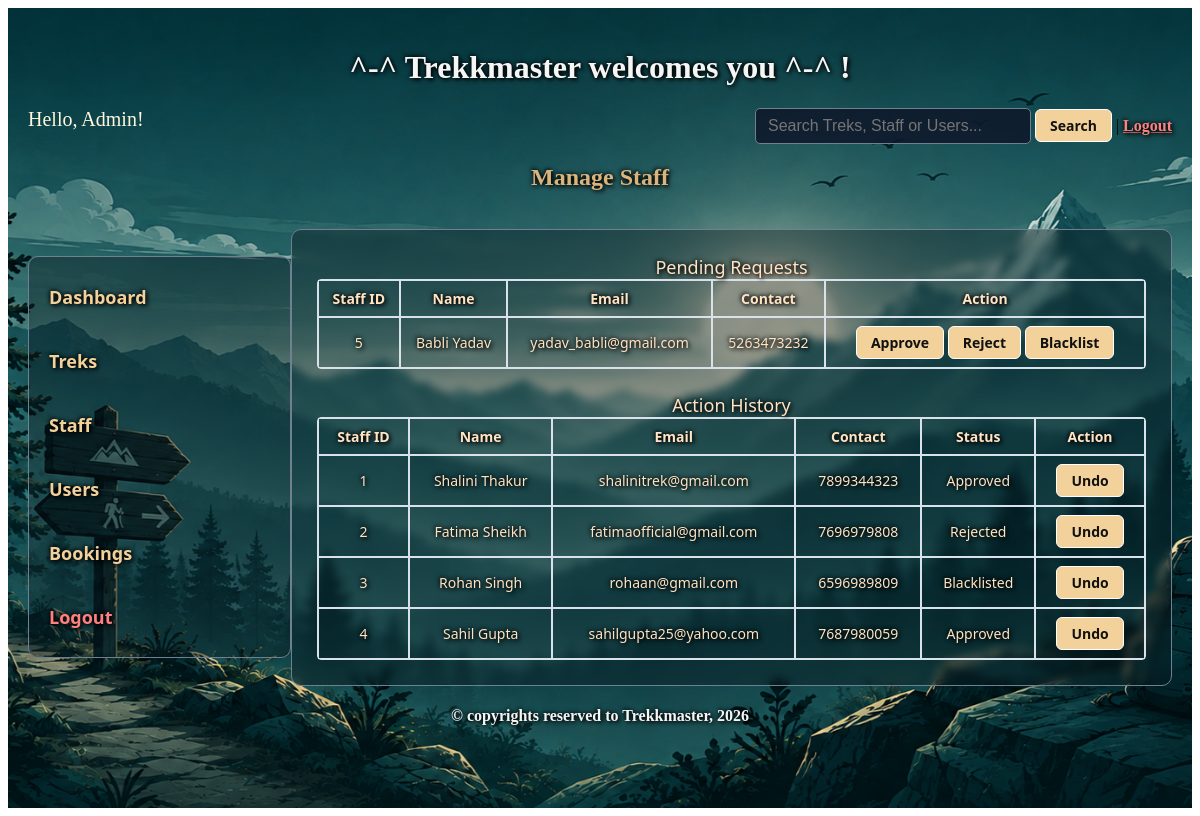
/manage_staff (signed in), run on the app's committed database.
### models.py (models this page shows, shortened)
class Staff(db.Model):
    __tablename__='staff'
    staff_id = db.Column(db.Integer, primary_key=True)
    user_id = db.Column(db.Integer, db.ForeignKey('user_details.user_id'), nullable=False, unique=True) #linking child to parent
    full_name = db.Column(db.String, nullable=False)
    address = db.Column(db.String, nullable=False)
    phone_no = db.Column(db.String(15), nullable=False)
    status = db.Column(db.Integer, nullable=False, default=0)  #0-registered, 1-approved, 2-rejected, 4- blacklisted
    treks = db.relationship("Trek", backref="assigned_staff")

class User_Details(db.Model, UserMixin):
    __tablename__='user_details' #user defind name
    user_id = db.Column(db.Integer, primary_key=True)
    email = db.Column(db.String, unique = True, nullable=False)
    password = db.Column(db.String, nullable=False)
    role = db.Column(db.Integer, nullable=False)  #0-admin, 1-staff, 2-trekker
    trekker=db.relationship("Trekker", cascade="all,delete", backref="user_details", uselist=False)
    staff=db.relationship("Staff", cascade="all,delete", backref="user_details", uselist=False)

### controller.py (the view, shortened to what this page needs)
@app.route('/manage_staff', methods=['GET', 'POST'])
@login_required
def manage_staff():
    staff_id = request.args.get('staff_id')
    action = request.args.get('action')
    pending_staff = db.session.query(Staff).filter(Staff.status == 0).all()
    history_staff = db.session.query(Staff).filter(Staff.status != 0).all()
    return render_template("manage_staff.html", pending_staff=pending_staff, history_staff=history_staff)

### app.py (called while the page is built)
@login_manager.user_loader
def load_user(user_id):
    return User_Details.query.get(int(user_id))

### templates/manage_staff.html (shortened to what this page needs)
<!DOCTYPE html>
<html lang="en">
<head>
    <link rel="stylesheet" href="/static/main.css">
</head>
<body>
    <div class="container">
        <div class="center">
            <h1>^-^ Trekkmaster welcomes you ^-^ !</h1>
        </div>
        <div style="display: flex; justify-content: space-between;">
            <span style="text-align: left; color: cornsilk; font-size: 20px;">Hello, Admin!</span>
            <span style="text-align: right;">
                <form action="{{ url_for('search') }}" method="GET">
                    <input type="text" name="q" placeholder="Search Treks, Staff or Users..." style="width: 250px">
                    <input type="submit" value="Search"> | <a href="/admin_logout">Logout</a>
                </form>
            </span>
        </div>
        <h2 class="heading">Manage Staff</h2>
        <br>
        <div style="display: flex;">
            <div class="sidebar">
                <a href="{{ url_for('admin_dash') }}" class="normal-text-link">Dashboard</a><br>
                <a href="{{ url_for('manage_treks') }}" class="normal-text-link">Treks</a><br>
                <a href="{{ url_for('manage_staff') }}" class="normal-text-link">Staff</a><br>
                <a href="{{ url_for('manage_users') }}" class="normal-text-link">Users</a><br>
                <a href="{{ url_for('manage_bookings') }}" class="normal-text-link">Bookings</a><br>
                <a href="/admin_logout" class="normal-text-link">Logout</a>
            </div>
            <div class="dash_style">
                <table class="table" name="Recent Treks">
                    <caption style="font-size: 18px;">Pending Requests</caption>
                    {% if pending_staff %}
                    <tr>
                        <th>Staff ID</th>
                        <th>Name</th>
                        <th>Email</th>
                        <th>Contact</th>
                        <th>Action</th>
                    </tr>
                    {% for s in pending_staff %}
                    <tr>
                        <td>{{ s.staff_id }}</td>
                        <td>{{ s.full_name }}</td>
                        <td>{{ s.user_details.email }}</td>
                        <td>{{ s.phone_no }}</td>
                        <td>
                            <a href="{{ url_for('manage_staff', staff_id=s.staff_id, action='approve') }}"><button
                                    type="button">Approve</button></a>
                            <a href="{{ url_for('manage_staff', staff_id=s.staff_id, action='reject') }}"><button
                                    type="button">Reject</button></a>
                            <a href="{{ url_for('manage_staff', staff_id=s.staff_id, action='blacklist') }}"><button
                                    type="button">Blacklist</button></a>
                        </td>
                    </tr>
                    {% endfor %}
                    {% else %}
                    <tr>
                        <td>No requests are pending!</td>
                    </tr>
                    {% endif %}
                </table>
                <br>
                <table class="table" name="Recent Treks">
                    <caption style="font-size: 18px;">Action History</caption>
                    {% if history_staff %}
                    <tr>
                        <th>Staff ID</th>
                        <th>Name</th>
                        <th>Email</th>
                        <th>Contact</th>
                        <th>Status</th>
                        <th>Action</th>
                    </tr>
                    {% for s in history_staff %}
                    <tr>
                        <td>{{ s.staff_id }}</td>
                        <td>{{ s.full_name }}</td>
                        <td>{{ s.user_details.email }}</td>
                        <td>{{ s.phone_no }}</td>
                        <td>
                            {% if s.status == 1 %}
                            <span>Approved</span>
                            {% elif s.status == 2 %}
                            <span>Rejected</span>
                            {% elif s.status == 3 %}
                            <span>Blacklisted</span>
                            {% endif %}
                        </td>
                        <td><a href="{{ url_for('manage_staff', staff_id=s.staff_id, action='undo') }}"><button
                                    type="button">Undo</button></a></td>
                    </tr>
                    {% endfor %}
                    {% else %}
                    <tr>
                        <td>No Staff History recorded yet!</td>
                    </tr>
                    {% endif %}
                </table>
            </div>
        </div>
        <div class="center">
            <h4>&copy; copyrights reserved to Trekkmaster, 2026</h4>
        </div>
    </div>
</body>
</html>

### static/main.css (style rules this page uses)
.container { background: url('bg.png') no-repeat center center fixed; background-size: cover; width: 100%; min-height: 100vh; box-sizing: border-box; padding: 20px; }
.heading, .center, .sidebar, .dash_style, .form_style, .single-metrics-card, .normal-text-link, a { text-shadow: 2px 2px 4px #000000, -1px -1px 4px #000000; }
.heading { text-align: center; color: rgb(218, 180, 123); }
.center { text-align: center; color: whitesmoke; }
.sidebar { background: rgba(10, 25, 30, 0.393); width: 20%; border: 1px solid slategrey; margin: auto; border-radius: 10px; font-size: 18px; font-family: 'Segoe UI', Tahoma, Geneva, Verdana, sans-serif; padding: 20px; }
.sidebar a, .normal-text-link { color: rgb(243, 209, 154); text-decoration: none; font-weight: 600; display: block; margin: 8px 0; }
.dash_style, .form_style { background: rgba(10, 25, 30, 0.393); backdrop-filter: blur(4px); -webkit-backdrop-filter: blur(6px); border: 1px solid slategrey; width: 75%; margin: auto; border-radius: 10px; font-size: 18px; font-family: 'Segoe UI', Tahoma, Geneva, Verdana, sans-serif; padding: 25px; color: #ffffff; }
input[type="text"], input[type="email"], input[type="password"], input[type="number"], input[type="date"], textarea, select { background-color: rgba(15, 23, 42, 0.85); color: #ffffff; border: 1px solid slategrey; border-radius: 5px; padding: 8px 12px; font-size: 16px; }
.button, button, input[type="button"], input[type="submit"], .btn { font-size: 14px; font-family: 'Segoe UI', Tahoma, Geneva, Verdana, sans-serif; background-color: rgb(243, 209, 154) !important; color: #111111 !important; border: 1px solid #ffffff !important; border-radius: 6px; padding: 6px 14px; font-weight: 700; cursor: pointer; text-shadow: none !important; opacity: 1 !important; transition: background-color 0.2s, transform 0.1s; }
.table { border-spacing: 0; width: 100%; border: 1px solid rgb(217, 226, 235); margin: auto; border-radius: 4px; font-size: 14px; color: bisque; font-family: 'Segoe UI', Tahoma, Geneva, Verdana, sans-serif; text-align: center; }
.table th, .table td { border: 1px solid rgb(217, 226, 235); padding: 8px; }
.logout-link, a[href*="admin_logout"], a[href*="staff_logout"], a[href*="user_logout"] { color: #ff8080 !important; font-weight: bold; }

### data on the page
Staff: staff_id "5", full_name "Babli Yadav", user_details.email "yadav_babli@gmail.com", phone_no "5263473232"
Staff: staff_id "1", full_name "Shalini Thakur", user_details.email "shalinitrek@gmail.com", phone_no "7899344323", status "Approved"
Staff: staff_id "2", full_name "Fatima Sheikh", user_details.email "fatimaofficial@gmail.com", phone_no "7696979808", status "Rejected"
Staff: staff_id "3", full_name "Rohan Singh", user_details.email "rohaan@gmail.com", phone_no "6596989809", status "Blacklisted"
Staff: staff_id "4", full_name "Sahil Gupta", user_details.email "sahilgupta25@yahoo.com", phone_no "7687980059", status "Approved"
